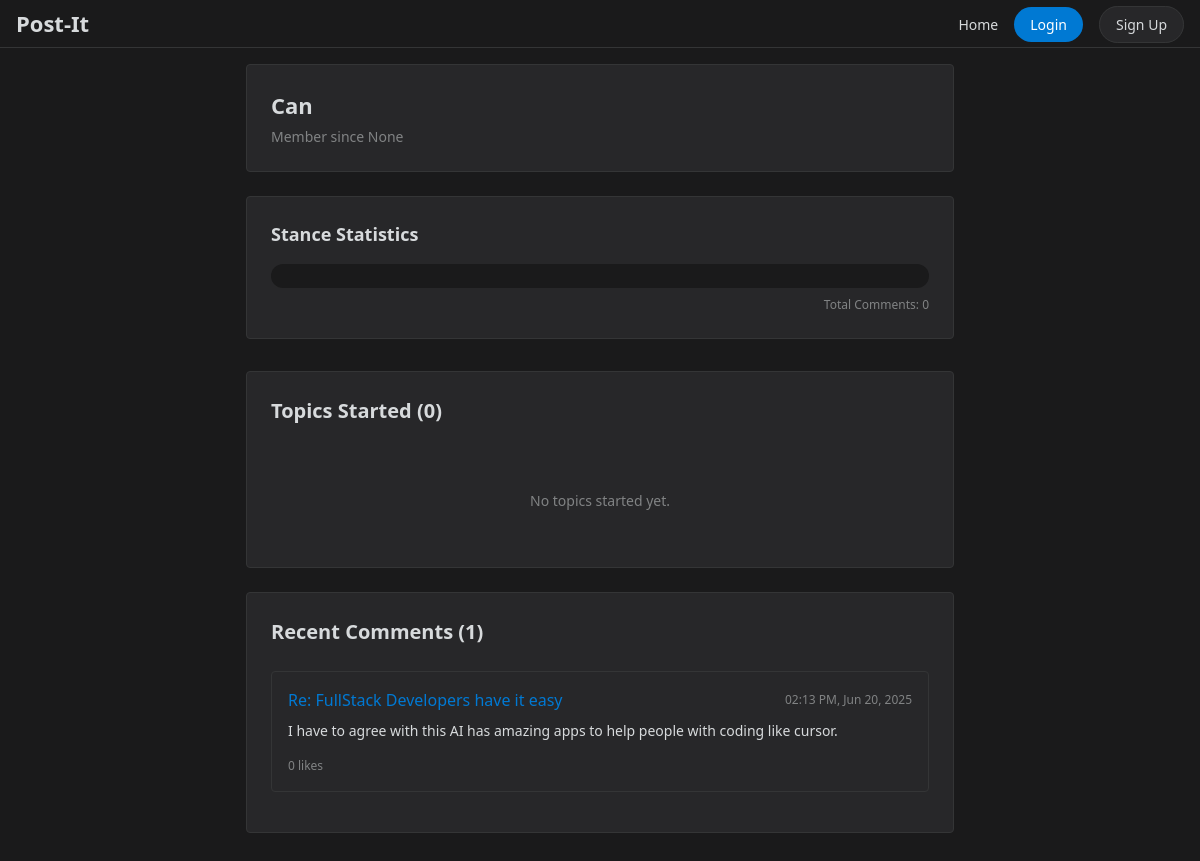
Page /profile/Can on the committed database.
### tables this page shows
CREATE TABLE user (
    userID INTEGER PRIMARY KEY AUTOINCREMENT,
    userName TEXT UNIQUE NOT NULL,
    passwordHash BLOB NOT NULL,
    fullName TEXT NOT NULL DEFAULT '',
    email TEXT NOT NULL DEFAULT '',
    isAdmin INTEGER DEFAULT 0,
    creationTime DATETIME DEFAULT CURRENT_TIMESTAMP,
    lastVisit DATETIME DEFAULT CURRENT_TIMESTAMP
);

CREATE TABLE comment (
    commentID INTEGER PRIMARY KEY AUTOINCREMENT,
    content TEXT NOT NULL,
    postingUser INTEGER NOT NULL,
    topicID INTEGER NOT NULL,
    parentCommentID INTEGER DEFAULT NULL, -- NULL means it's a top-level comment
    creationTime DATETIME NOT NULL,
    updateTime DATETIME NOT NULL, stance TEXT CHECK(stance IN ('supporting', 'opposed', NULL)),
    FOREIGN KEY (postingUser) REFERENCES user(userID),
    FOREIGN KEY (topicID) REFERENCES topic(topicID),
    FOREIGN KEY (parentCommentID) REFERENCES comment(commentID)
);

### app.py (the view)
@app.route('/profile/<username>')
def view_profile(username):
    if not username:
        return redirect(url_for('home'))
    user_query = """
        SELECT userID,
               userName,
               strftime('%I:%M %p, %b %d, %Y', creationTime) as joinDate
        FROM user
        WHERE userName = ?
    """
    user = query_db(user_query, [username], one=True)
    if not user:
        flash('User not found', 'error')
        return redirect(url_for('home'))
    user_dict = dict(user)
    topics_query = """
        SELECT t.*,
               strftime('%Y-%m-%d %H:%M:%S.000', t.creationTime) as creationTime,
               COUNT(DISTINCT c.commentID) as commentCount,
               COUNT(DISTINCT l.likeID) as likeCount
        FROM topic t
        LEFT JOIN comment c ON t.topicID = c.topicID
        LEFT JOIN likes l ON t.topicID = l.targetID AND l.targetType = 'topic'
        WHERE t.postingUser = ?
        GROUP BY t.topicID
        ORDER BY t.creationTime DESC
    """
    topics = query_db(topics_query, [user_dict['userID']])
    formatted_topics = []
    for topic in topics:
        topic_dict = dict(topic)
        topic_dict['creationTime'] = format_datetime(topic_dict['creationTime'])
        formatted_topics.append(topic_dict)
    comments_query = """
        SELECT c.*,
               t.title as topicTitle,
               strftime('%Y-%m-%d %H:%M:%S.000', c.creationTime) as creationTime,
               COUNT(l.likeID) as likeCount
        FROM comment c
        JOIN topic t ON c.topicID = t.topicID
        LEFT JOIN likes l ON c.commentID = l.targetID AND l.targetType = 'comment'
        WHERE c.postingUser = ?
        GROUP BY c.commentID
        ORDER BY c.creationTime DESC
    """
    comments = query_db(comments_query, [user_dict['userID']])
    formatted_comments = []
    for comment in comments:
        comment_dict = dict(comment)
        comment_dict['creationTime'] = format_datetime(comment_dict['creationTime'])
        formatted_comments.append(comment_dict)
    stance_query = """
        SELECT stance, COUNT(*) as count
        FROM comment
        WHERE postingUser = ? AND stance IS NOT NULL
        GROUP BY stance
    """
    stance_counts = query_db(stance_query, [user_dict['userID']])
    total_comments = sum(count['count'] for count in stance_counts)
    supporting_count = next((item['count'] for item in stance_counts if item['stance'] == 'supporting'), 0)
    opposed_count = next((item['count'] for item in stance_counts if item['stance'] == 'opposed'), 0)
    stance_stats = {
        'total_comments': total_comments,
        'supporting_percentage': round((supporting_count / total_comments * 100) if total_comments > 0 else 0),
        'opposed_percentage': round((opposed_count / total_comments * 100) if total_comments > 0 else 0)
    }
    return render_template('profile.html',
                         user=user_dict,
                         topics=formatted_topics,
                         comments=formatted_comments,
                         stance_stats=stance_stats,
                         logged_in=is_logged_in())

### app.py (called while the page is built)
def get_db():
    if 'db' not in g:
        g.db = sqlite3.connect(app.config['DATABASE'])
        g.db.row_factory = sqlite3.Row
    return g.db

def query_db(query, args=(), one=False):
    cur = get_db().execute(query, args)
    rv = cur.fetchall()
    cur.close()
    get_db().commit()
    return (rv[0] if rv else None) if one else rv

@app.teardown_appcontext
def close_connection(exception):
    db = getattr(g, '_database', None)
    if db is not None:
        db.close()

def is_logged_in():
    return 'user_id' in session

def get_current_user():
    if 'user_id' in session:
        user_query = "SELECT userName FROM user WHERE userID = ?"
        user = query_db(user_query, [session['user_id']], one=True)
        return user['userName'] if user else None
    return None

@app.context_processor
def inject_user():
    return dict(current_user=get_current_user())

def format_datetime(timestamp):
    if isinstance(timestamp, str):
        try:
            dt = datetime.strptime(timestamp, '%Y-%m-%d %H:%M:%S.%f')
        except ValueError:
            try:
                dt = datetime.strptime(timestamp, '%Y-%m-%d %H:%M:%S')
            except ValueError:
                return timestamp  # Return as is if parsing fails
    else:
        dt = timestamp
    return dt.strftime('%I:%M %p, %b %d, %Y')

### templates/profile.html (shortened to what this page needs)
<!DOCTYPE html>
<html lang="en">
<head>
    <link rel="stylesheet" href="{{ url_for('static', filename='css/style.css') }}">
</head>
<body>
    <header>
        <div class="header-content">
            <a href="{{ url_for('home') }}" class="logo">Post-It</a>
            <nav>
                <ul>
                    <li><a href="{{ url_for('home') }}">Home</a></li>
                    {% if logged_in %}
                        <li><a href="{{ url_for('create_page') }}" class="btn btn-primary">Create Topic</a></li>
                        <li><a href="{{ url_for('view_profile', username=current_user) }}" class="btn btn-secondary">Profile</a></li>
                        <li><a href="{{ url_for('logout') }}" class="btn btn-secondary">Logout</a></li>
                    {% else %}
                        <li><a href="#" id="login-popup" class="btn btn-primary">Login</a></li>
                        <li><a href="#" id="signup-popup" class="btn btn-secondary">Sign Up</a></li>
                    {% endif %}
                </ul>
            </nav>
        </div>
    </header>
    <main class="container">
        <div class="profile-header">
            <div class="profile-info">
                <h1 class="profile-name">{{ user.userName }}</h1>
                <p class="profile-meta">Member since {{ user.joinDate }}</p>
            </div>
        </div>
        <div class="profile-stats mt-4">
            <div class="stats-card">
                <h3>Stance Statistics</h3>
                <div class="stance-stats">
                    <div class="stance-bar">
                    </div>
                    <div class="stance-details mt-2">
                        <span>Total Comments: {{ stance_stats.total_comments }}</span>
                    </div>
                </div>
            </div>
        </div>
        <div class="profile-content mt-4">
            <div class="profile-section">
                <h2>Topics Started ({{ topics|length }})</h2>
                <div class="topic-list">
                    {% for topic in topics %}
                        <a href="{{ url_for('view_topic', topic_id=topic.topicID) }}" class="topic-card-link">
                            <div class="topic-card">
                                <div class="topic-header">
                                    <h3 class="topic-title">{{ topic.title }}</h3>
                                    <div class="topic-meta">
                                        <span class="topic-time">{{ topic.creationTime }}</span>
                                    </div>
                                </div>
                                <div class="topic-stats">
                                    <span class="comment-count">{{ topic.commentCount }} comments</span>
                                    <span class="like-count">{{ topic.likeCount }} likes</span>
                                </div>
                            </div>
                        </a>
                    {% else %}
                        <p class="empty-state">No topics started yet.</p>
                    {% endfor %}
                </div>
            </div>
            <div class="profile-section mt-4">
                <h2>Recent Comments ({{ comments|length }})</h2>
                <div class="comment-list">
                    {% for comment in comments %}
                        <div class="comment-card {% if comment.stance %}stance-{{ comment.stance }}{% endif %}">
                            <div class="comment-header">
                                <a href="{{ url_for('view_topic', topic_id=comment.topicID) }}" class="comment-topic">
                                    Re: {{ comment.topicTitle }}
                                </a>
                                <span class="comment-date">{{ comment.creationTime }}</span>
                            </div>
                            <div class="comment-content">
                                {{ comment.content }}
                            </div>
                            <div class="comment-meta">
                                <span class="like-count">{{ comment.likeCount }} likes</span>
                            </div>
                        </div>
                    {% else %}
                        <p class="empty-state">No comments made yet.</p>
                    {% endfor %}
                </div>
            </div>
        </div>
    </main>
</body>
</html>

### rows in the picture
user: userName "Can"
comment: topicTitle "FullStack Developers have it easy", creationTime "02:13 PM, Jun 20, 2025", content "I have to agree with this AI has amazing apps to help people with coding like cursor.", likeCount "0"

### other values in the picture
{{ user.joinDate }} "None"
{{ stance_stats.total_comments }} "0"
{{ topics|length }} "0"
{{ comments|length }} "1"
